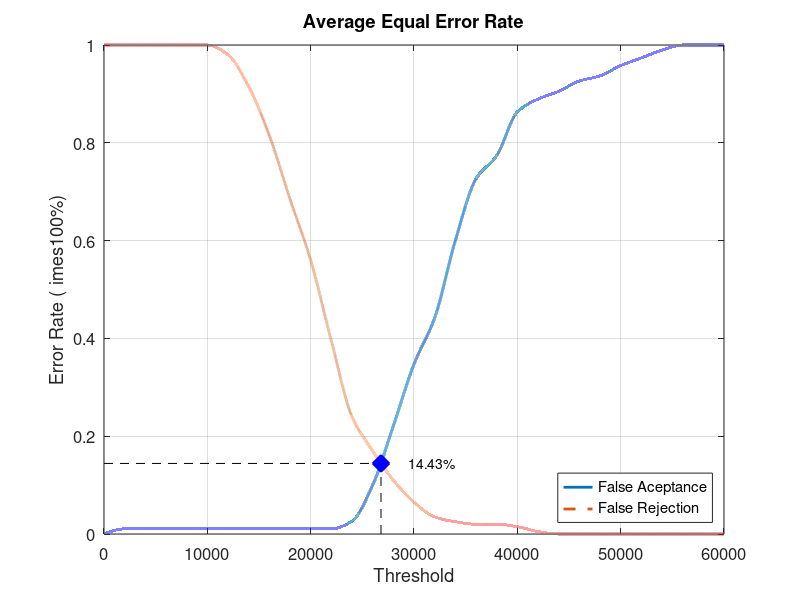
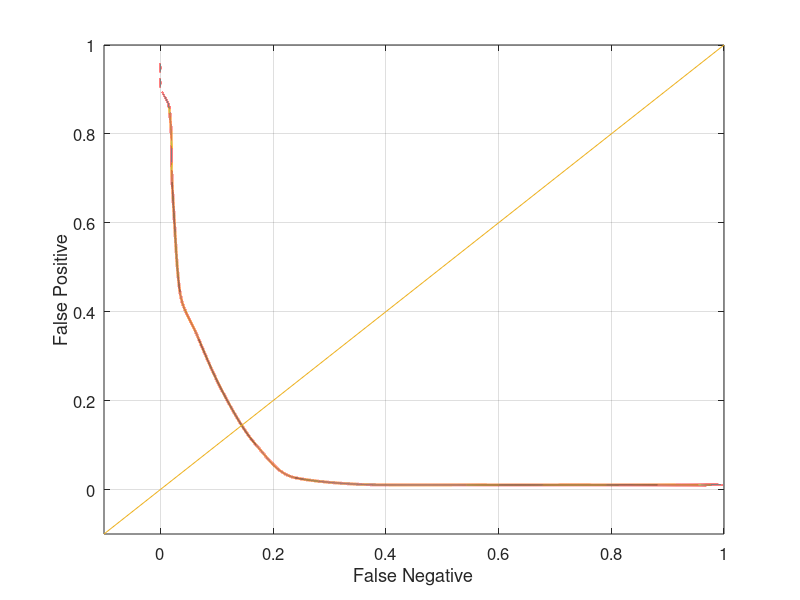

Reproduce these figures in MATLAB, in order.
close all;
clear;
clc;
x = 0:2000:60000;
xq = 0:0.5:60000;

y0 = [0 0.0105263 0.0105263 0.0105263 0.0105263 0.0105263 0.0105263 0.0105263 0.0105263 0.0105263 0.0105263 0.0105263 0.0263158 0.1 0.221053 0.347368 0.442105 0.6 0.726316 0.773684 0.863158 0.889474 0.905263 0.926316 0.936842 0.957895 0.973684 0.989474 1 1 1]
yy0 = interp1(x, y0, xq, 'pchip');
y1 = [1 1 1 1 1 1 0.98 0.915 0.815 0.685 0.56 0.395 0.24 0.17 0.11 0.065 0.035 0.025 0.02 0.02 0.015 0.005 0 0 0 0 0 0 0 0 0]
yy1 = interp1(x, y1, xq, 'pchip');

% Calculating EER: 
y2 = abs(y0 - y1);
find(y2 == min(y2))
yy2 = abs(yy0 - yy1);
xEER = find(yy2 == min(yy2));
xEERIndex = xq(xEER) % X-axis EER
yEER = yy0(xEER) % Y-axis EER

main = figure
plot(xq, yy0,'-','LineWidth', 2);	hold on
plot(xq, yy1,'--','LineWidth', 2);	hold on
plot([xEERIndex xEERIndex], [0 yEER], 'k--');	hold on
plot([0 xEERIndex], [yEER yEER], 'k--');	hold on
plot(xEERIndex, yEER, 'bx', 'LineWidth', 10);	hold on
text(xEERIndex + 10 * xEERIndex / 100, yEER, [num2str(round((10000 * yEER)) / 100) '%'])
legend('False Aceptance', 'False Rejection', 'Location', 'SouthEast')
xlabel('Threshold')
ylabel('Error Rate (	imes100%)')
title('Average Equal Error Rate')
set(gca, 'FontSize', 12)
axis([0 60000 0 1])
grid on

print(main, 'Database4_3Main', '-dpng');
FNRxFPR = figure('Color', [1 1 1]);
plot(yy1, yy0, '-', yy1, yy0, 'LineWidth', 2);
hold on
y = -0.1:0.1:1
plot(y, y); 
set(gca, 'FontSize', 12)
xlabel('False Negative')
ylabel('False Positive')
axis([-0.1 1 -0.1 1])
set(gca, 'FontSize', 12)
grid on

print(FNRxFPR, 'Database4_3FNRxFPR','-dpng');
